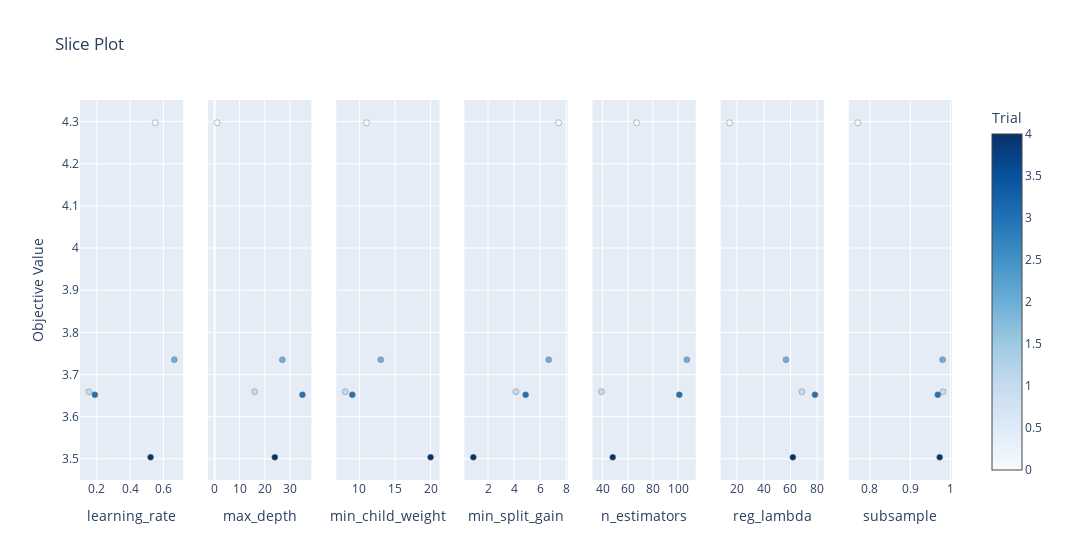

The notebook cell this image was saved under:
### Code cell
optuna.visualization.plot_slice(study)

### Figure 1 — Plotly figure (JSON) as saved in the notebook; plotly's stock layout.template omitted (floating-point values rounded to 4 significant figures)
{"data": [{"marker": {"color": [0, 1, 2, 3, 4], "colorbar": {"title": {"text": "Trial"}, "x": 1, "xpad": 40}, "colorscale": [[0, "rgb(247,251,255)"], [0.125, "rgb(222,235,247)"], [0.25, "rgb(198,219,239)"], [0.375, "rgb(158,202,225)"], [0.5, "rgb(107,174,214)"], [0.625, "rgb(66,146,198)"], [0.75, "rgb(33,113,181)"], [0.875, "rgb(8,81,156)"], [1, "rgb(8,48,107)"]], "line": {"color": "Grey", "width": 0.5}, "showscale": true}, "mode": "markers", "name": "Feasible Trial", "showlegend": false, "type": "scatter", "x": [0.5507, 0.1517, 0.6661, 0.1877, 0.5232], "xaxis": "x", "y": [4.297, 3.659, 3.735, 3.652, 3.504], "yaxis": "y"}, {"marker": {"color": [0, 1, 2, 3, 4], "colorbar": {"title": {"text": "Trial"}, "x": 1, "xpad": 40}, "colorscale": [[0, "rgb(247,251,255)"], [0.125, "rgb(222,235,247)"], [0.25, "rgb(198,219,239)"], [0.375, "rgb(158,202,225)"], [0.5, "rgb(107,174,214)"], [0.625, "rgb(66,146,198)"], [0.75, "rgb(33,113,181)"], [0.875, "rgb(8,81,156)"], [1, "rgb(8,48,107)"]], "line": {"color": "Grey", "width": 0.5}, "showscale": false}, "mode": "markers", "name": "Feasible Trial", "showlegend": false, "type": "scatter", "x": [1, 16, 27, 35, 24], "xaxis": "x2", "y": [4.297, 3.659, 3.735, 3.652, 3.504], "yaxis": "y2"}, {"marker": {"color": [0, 1, 2, 3, 4], "colorbar": {"title": {"text": "Trial"}, "x": 1, "xpad": 40}, "colorscale": [[0, "rgb(247,251,255)"], [0.125, "rgb(222,235,247)"], [0.25, "rgb(198,219,239)"], [0.375, "rgb(158,202,225)"], [0.5, "rgb(107,174,214)"], [0.625, "rgb(66,146,198)"], [0.75, "rgb(33,113,181)"], [0.875, "rgb(8,81,156)"], [1, "rgb(8,48,107)"]], "line": {"color": "Grey", "width": 0.5}, "showscale": false}, "mode": "markers", "name": "Feasible Trial", "showlegend": false, "type": "scatter", "x": [11, 8, 13, 9, 20], "xaxis": "x3", "y": [4.297, 3.659, 3.735, 3.652, 3.504], "yaxis": "y3"}, {"marker": {"color": [0, 1, 2, 3, 4], "colorbar": {"title": {"text": "Trial"}, "x": 1, "xpad": 40}, "colorscale": [[0, "rgb(247,251,255)"], [0.125, "rgb(222,235,247)"], [0.25, "rgb(198,219,239)"], [0.375, "rgb(158,202,225)"], [0.5, "rgb(107,174,214)"], [0.625, "rgb(66,146,198)"], [0.75, "rgb(33,113,181)"], [0.875, "rgb(8,81,156)"], [1, "rgb(8,48,107)"]], "line": {"color": "Grey", "width": 0.5}, "showscale": false}, "mode": "markers", "name": "Feasible Trial", "showlegend": false, "type": "scatter", "x": [7.432, 4.137, 6.664, 4.892, 0.8685], "xaxis": "x4", "y": [4.297, 3.659, 3.735, 3.652, 3.504], "yaxis": "y4"}, {"marker": {"color": [0, 1, 2, 3, 4], "colorbar": {"title": {"text": "Trial"}, "x": 1, "xpad": 40}, "colorscale": [[0, "rgb(247,251,255)"], [0.125, "rgb(222,235,247)"], [0.25, "rgb(198,219,239)"], [0.375, "rgb(158,202,225)"], [0.5, "rgb(107,174,214)"], [0.625, "rgb(66,146,198)"], [0.75, "rgb(33,113,181)"], [0.875, "rgb(8,81,156)"], [1, "rgb(8,48,107)"]], "line": {"color": "Grey", "width": 0.5}, "showscale": false}, "mode": "markers", "name": "Feasible Trial", "showlegend": false, "type": "scatter", "x": [67, 39, 107, 101, 48], "xaxis": "x5", "y": [4.297, 3.659, 3.735, 3.652, 3.504], "yaxis": "y5"}, {"marker": {"color": [0, 1, 2, 3, 4], "colorbar": {"title": {"text": "Trial"}, "x": 1, "xpad": 40}, "colorscale": [[0, "rgb(247,251,255)"], [0.125, "rgb(222,235,247)"], [0.25, "rgb(198,219,239)"], [0.375, "rgb(158,202,225)"], [0.5, "rgb(107,174,214)"], [0.625, "rgb(66,146,198)"], [0.75, "rgb(33,113,181)"], [0.875, "rgb(8,81,156)"], [1, "rgb(8,48,107)"]], "line": {"color": "Grey", "width": 0.5}, "showscale": false}, "mode": "markers", "name": "Feasible Trial", "showlegend": false, "type": "scatter", "x": [14.43, 68.52, 56.64, 78.3, 61.77], "xaxis": "x6", "y": [4.297, 3.659, 3.735, 3.652, 3.504], "yaxis": "y6"}, {"marker": {"color": [0, 1, 2, 3, 4], "colorbar": {"title": {"text": "Trial"}, "x": 1, "xpad": 40}, "colorscale": [[0, "rgb(247,251,255)"], [0.125, "rgb(222,235,247)"], [0.25, "rgb(198,219,239)"], [0.375, "rgb(158,202,225)"], [0.5, "rgb(107,174,214)"], [0.625, "rgb(66,146,198)"], [0.75, "rgb(33,113,181)"], [0.875, "rgb(8,81,156)"], [1, "rgb(8,48,107)"]], "line": {"color": "Grey", "width": 0.5}, "showscale": false}, "mode": "markers", "name": "Feasible Trial", "showlegend": false, "type": "scatter", "x": [0.7695, 0.9814, 0.9802, 0.9683, 0.973], "xaxis": "x7", "y": [4.297, 3.659, 3.735, 3.652, 3.504], "yaxis": "y7"}], "layout": {"title": {"text": "Slice Plot"}, "width": 2100, "xaxis": {"anchor": "y", "domain": [0, 0.1184], "title": {"text": "learning_rate"}}, "xaxis2": {"anchor": "y2", "domain": [0.1469, 0.2653], "title": {"text": "max_depth"}}, "xaxis3": {"anchor": "y3", "domain": [0.2939, 0.4122], "title": {"text": "min_child_weight"}}, "xaxis4": {"anchor": "y4", "domain": [0.4408, 0.5592], "title": {"text": "min_split_gain"}}, "xaxis5": {"anchor": "y5", "domain": [0.5878, 0.7061], "title": {"text": "n_estimators"}}, "xaxis6": {"anchor": "y6", "domain": [0.7347, 0.8531], "title": {"text": "reg_lambda"}}, "xaxis7": {"anchor": "y7", "domain": [0.8816, 1.0], "title": {"text": "subsample"}}, "yaxis": {"anchor": "x", "domain": [0, 1], "title": {"text": "Objective Value"}}, "yaxis2": {"anchor": "x2", "domain": [0, 1], "matches": "y", "showticklabels": false}, "yaxis3": {"anchor": "x3", "domain": [0, 1], "matches": "y", "showticklabels": false}, "yaxis4": {"anchor": "x4", "domain": [0, 1], "matches": "y", "showticklabels": false}, "yaxis5": {"anchor": "x5", "domain": [0, 1], "matches": "y", "showticklabels": false}, "yaxis6": {"anchor": "x6", "domain": [0, 1], "matches": "y", "showticklabels": false}, "yaxis7": {"anchor": "x7", "domain": [0, 1], "matches": "y", "showticklabels": false}}}
